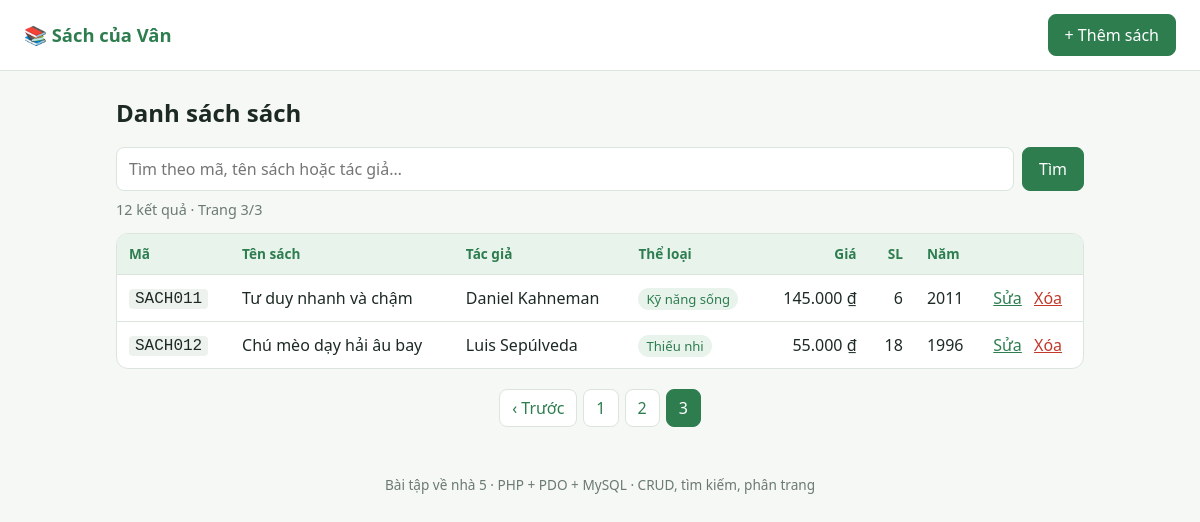
The page /index.php?page=3 on the database its author committed.
### tables this page shows
CREATE TABLE books (
  id             INT UNSIGNED NOT NULL AUTO_INCREMENT,
  category_id    INT UNSIGNED NOT NULL,
  code           VARCHAR(20)  NOT NULL,
  title          VARCHAR(150) NOT NULL,
  author         VARCHAR(100) NOT NULL,
  price          DECIMAL(12,2) NOT NULL DEFAULT 0,
  quantity       INT UNSIGNED NOT NULL DEFAULT 0,
  published_year SMALLINT UNSIGNED NULL,
  created_at     DATETIME NOT NULL DEFAULT CURRENT_TIMESTAMP,
  updated_at     DATETIME NOT NULL DEFAULT CURRENT_TIMESTAMP ON UPDATE CURRENT_TIMESTAMP,
  PRIMARY KEY (id),
  UNIQUE KEY uq_books_code (code),
  KEY idx_books_category (category_id),
  CONSTRAINT fk_books_category FOREIGN KEY (category_id)
    REFERENCES categories (id) ON UPDATE CASCADE ON DELETE RESTRICT
);

CREATE TABLE categories (
  id         INT UNSIGNED NOT NULL AUTO_INCREMENT,
  name       VARCHAR(100) NOT NULL,
  created_at DATETIME NOT NULL DEFAULT CURRENT_TIMESTAMP,
  PRIMARY KEY (id),
  UNIQUE KEY uq_categories_name (name)
);

### includes/helpers.php (called while the page is built, shortened)
<?php
function e(?string $s): string
{
    return htmlspecialchars((string) $s, ENT_QUOTES, 'UTF-8');
}
function money(string|float|int $v): string
{
    return number_format((float) $v, 0, ',', '.') . ' ₫';
}

### includes/db.php (called while the page is built, shortened)
<?php
function db(): PDO
{
    static $pdo = null;
    if ($pdo instanceof PDO) {
        return $pdo;
    }
    $dsnEnv = getenv('DB_DSN');
    if ($dsnEnv) {
        $pdo = new PDO($dsnEnv);
        if (str_starts_with($dsnEnv, 'sqlite')) {
            $pdo->exec('PRAGMA foreign_keys = ON');
        }
    } else {
        $c   = require __DIR__ . '/../config/config.php';
        $dsn = "mysql:host={$c['host']};port={$c['port']};dbname={$c['dbname']};charset={$c['charset']}";
        $pdo = new PDO($dsn, $c['user'], $c['pass']);
    }
    $pdo->setAttribute(PDO::ATTR_ERRMODE, PDO::ERRMODE_EXCEPTION);
    $pdo->setAttribute(PDO::ATTR_DEFAULT_FETCH_MODE, PDO::FETCH_ASSOC);
    $pdo->setAttribute(PDO::ATTR_EMULATE_PREPARES, false);
    return $pdo;
}

### includes/books.php (called while the page is built, shortened)
<?php
require_once __DIR__ . '/db.php';
function like_pattern(string $kw): string
{
    return '%' . strtr($kw, ['!' => '!!', '%' => '!%', '_' => '!_']) . '%';
}
function books_count(string $kw = ''): int
{
    $stmt = db()->prepare('SELECT COUNT(*) FROM books b WHERE ' . BOOKS_WHERE);
    $p = like_pattern($kw);
    $stmt->execute(['kw1' => $p, 'kw2' => $p, 'kw3' => $p]);
    return (int) $stmt->fetchColumn();
}
function books_search(string $kw = '', int $page = 1, int $perPage = BOOKS_PER_PAGE): array
{
    $sql = 'SELECT b.id, b.code, b.title, b.author, b.price, b.quantity,
                   b.published_year, c.name AS category_name
            FROM books b
            JOIN categories c ON c.id = b.category_id
            WHERE ' . BOOKS_WHERE . '
            ORDER BY b.code
            LIMIT :lim OFFSET :off';
    $stmt = db()->prepare($sql);
    $p = like_pattern($kw);
    $stmt->bindValue('kw1', $p);
    $stmt->bindValue('kw2', $p);
    $stmt->bindValue('kw3', $p);
    $stmt->bindValue('lim', $perPage, PDO::PARAM_INT);
    $stmt->bindValue('off', max(0, ($page - 1) * $perPage), PDO::PARAM_INT);
    $stmt->execute();
    return $stmt->fetchAll();
}

### index.php (the view, shortened to what this page needs)
<?php
require_once __DIR__ . '/includes/helpers.php';
require_once __DIR__ . '/includes/books.php';
$kw      = trim((string) ($_GET['q'] ?? ''));
$total   = books_count($kw);
$pages   = max(1, (int) ceil($total / BOOKS_PER_PAGE));
$page    = min(max(1, (int) ($_GET['page'] ?? 1)), $pages);
$books   = books_search($kw, $page);
$link = fn(int $p) => 'index.php?' . http_build_query(array_filter(['q' => $kw, 'page' => $p > 1 ? $p : null]));
require __DIR__ . '/includes/header.php';
?>
<h1>Danh sách sách</h1>
<form method="get" class="search">
    <input type="search" name="q" value="<?= e($kw) ?>" placeholder="Tìm theo mã, tên sách hoặc tác giả…">
    <button class="btn" type="submit">Tìm</button>
</form>
<p class="muted">
    <?= $total ?> kết quả<?= $kw !== '' ? ' cho “' . e($kw) . '”' : '' ?> · Trang <?= $page ?>/<?= $pages ?>
</p>
<?php if (!$books): ?>
    <div class="card empty">Không tìm thấy sách nào.</div>
<?php else: ?>
<div class="card table-wrap">
<table>
    <thead>
        <tr><th>Mã</th><th>Tên sách</th><th>Tác giả</th><th>Thể loại</th><th class="r">Giá</th><th class="r">SL</th><th>Năm</th><th></th></tr>
    </thead>
    <tbody>
    <?php foreach ($books as $b): ?>
        <tr>
            <td><code><?= e($b['code']) ?></code></td>
            <td><?= e($b['title']) ?></td>
            <td><?= e($b['author']) ?></td>
            <td><span class="tag"><?= e($b['category_name']) ?></span></td>
            <td class="r"><?= e(money($b['price'])) ?></td>
            <td class="r"><?= (int) $b['quantity'] ?></td>
            <td><?= e((string) $b['published_year']) ?></td>
            <td class="nowrap">
                <a href="edit.php?id=<?= (int) $b['id'] ?>">Sửa</a>
                <form method="post" action="delete.php" class="inline"
                      onsubmit="return confirm('Xóa sách «<?= e(addslashes($b['title'])) ?>»?');">
                    <button type="submit" class="link danger">Xóa</button>
                </form>
            </td>
        </tr>
    <?php endforeach; ?>
    </tbody>
</table>
</div>
<?php endif; ?>
<?php if ($pages > 1): ?>
<nav class="pager" aria-label="Phân trang">
    <?php if ($page > 1): ?><a href="<?= e($link($page - 1)) ?>">‹ Trước</a><?php endif; ?>
    <?php for ($i = 1; $i <= $pages; $i++): ?>
        <a href="<?= e($link($i)) ?>" class="<?= $i === $page ? 'cur' : '' ?>"><?= $i ?></a>
    <?php endfor; ?>
</nav>
<?php endif; ?>
<?php require __DIR__ . '/includes/footer.php'; ?>

### assets/css/style.css (style rules this page uses)
:root { --g:#2e7d4f;--g2:#e8f3ec;--ink:#1d2a24;--mut:#6b7a72;--line:#dbe5de;--bad:#c0392b;--bg:#f6f8f6 }
* { box-sizing:border-box }
body { margin:0;font:16px/1.5 system-ui,-apple-system,"Segoe UI",Arial,sans-serif;color:var(--ink);background:var(--bg) }
h1 { margin:0 0 16px;font-size:1.5rem }
.btn { display:inline-block;padding:8px 16px;border:1px solid var(--g);border-radius:8px;background:var(--g);color:#fff;font:inherit;cursor:pointer;text-decoration:none }
.card { background:#fff;border:1px solid var(--line);border-radius:12px }
.search { display:flex;gap:8px;margin-bottom:8px }
.search input { flex:1;padding:9px 12px;border:1px solid var(--line);border-radius:8px;font:inherit }
.muted { color:var(--mut);margin:4px 0 12px;font-size:.9rem }
.table-wrap { overflow-x:auto }
table { width:100%;border-collapse:collapse }
th,td { padding:10px 12px;text-align:left;border-bottom:1px solid var(--line);vertical-align:middle }
th { background:var(--g2);font-size:.85rem;color:var(--g) }
tr:last-child td { border-bottom:0 }
.r { text-align:right }
.nowrap { white-space:nowrap }
.tag { background:var(--g2);color:var(--g);padding:2px 8px;border-radius:999px;font-size:.82rem }
code { background:#eef2ef;padding:1px 6px;border-radius:4px }
a { color:var(--g) }
.inline { display:inline;margin-left:8px }
.link { background:none;border:0;padding:0;font:inherit;cursor:pointer;color:var(--g);text-decoration:underline }
.link.danger { color:var(--bad) }
.pager { display:flex;gap:6px;justify-content:center;margin:20px 0;flex-wrap:wrap }
.pager a { padding:6px 12px;border:1px solid var(--line);border-radius:8px;background:#fff;text-decoration:none }
.pager a.cur { background:var(--g);color:#fff;border-color:var(--g) }

### rows shown on the page
books: code "SACH011", title "Tư duy nhanh và chậm", author "Daniel Kahneman", category.name "Kỹ năng sống", price "145.000 ₫", quantity "6", published_year "2011"
books: code "SACH012", title "Chú mèo dạy hải âu bay", author "Luis Sepúlveda", category.name "Thiếu nhi", price "55.000 ₫", quantity "18", published_year "1996"

### other values the page prints
$total "12"
$page "3"
$pages "3"
